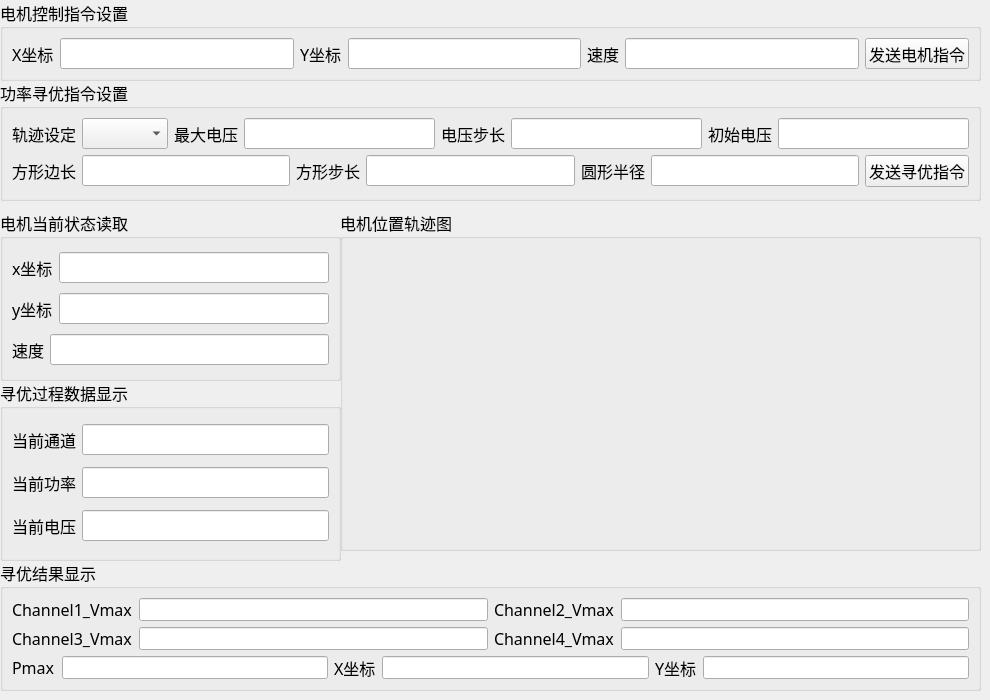
    <widget class="QWidget" name="tab_stm32">
     <attribute name="title">
      <string>接收STM32数据</string>
     </attribute>
     <widget class="QGroupBox" name="groupBox">
      <property name="geometry">
       <rect>
        <x>0</x>
        <y>0</y>
        <width>981</width>
        <height>81</height>
       </rect>
      </property>
      <property name="font">
       <font>
        <family>宋体</family>
        <pointsize>12</pointsize>
       </font>
      </property>
      <property name="title">
       <string>电机控制指令设置</string>
      </property>
      <layout class="QHBoxLayout" name="horizontalLayout_4">
       <item>
        <widget class="QLabel" name="label_13">
         <property name="text">
          <string>X坐标</string>
         </property>
        </widget>
       </item>
       <item>
        <widget class="QLineEdit" name="lineEdit_motor_x"/>
       </item>
       <item>
        <widget class="QLabel" name="label_14">
         <property name="text">
          <string>Y坐标</string>
         </property>
        </widget>
       </item>
       <item>
        <widget class="QLineEdit" name="lineEdit_motor_y"/>
       </item>
       <item>
        <widget class="QLabel" name="label_15">
         <property name="text">
          <string>速度</string>
         </property>
        </widget>
       </item>
       <item>
        <widget class="QLineEdit" name="lineEdit_motor_speed"/>
       </item>
       <item>
        <widget class="QPushButton" name="pushButton_motor_control">
         <property name="font">
          <font>
           <family>宋体</family>
           <pointsize>12</pointsize>
          </font>
         </property>
         <property name="text">
          <string>发送电机指令</string>
         </property>
        </widget>
       </item>
      </layout>
     </widget>
     <widget class="QGroupBox" name="groupBox_2">
      <property name="geometry">
       <rect>
        <x>0</x>
        <y>80</y>
        <width>981</width>
        <height>121</height>
       </rect>
      </property>
      <property name="font">
       <font>
        <family>宋体</family>
        <pointsize>12</pointsize>
       </font>
      </property>
      <property name="title">
       <string>功率寻优指令设置</string>
      </property>
      <layout class="QVBoxLayout" name="verticalLayout_14">
       <item>
        <layout class="QHBoxLayout" name="horizontalLayout_5">
         <item>
          <widget class="QLabel" name="label_16">
           <property name="text">
            <string>轨迹设定</string>
           </property>
          </widget>
         </item>
         <item>
          <widget class="QComboBox" name="comboBox_traj_type"/>
         </item>
         <item>
          <widget class="QLabel" name="label_10">
           <property name="text">
            <string>最大电压</string>
           </property>
          </widget>
         </item>
         <item>
          <widget class="QLineEdit" name="lineEdit_max_voltage"/>
         </item>
         <item>
          <widget class="QLabel" name="label_9">
           <property name="text">
            <string>电压步长</string>
           </property>
          </widget>
         </item>
         <item>
          <widget class="QLineEdit" name="lineEdit_voltage_step"/>
         </item>
         <item>
          <widget class="QLabel" name="label_26">
           <property name="text">
            <string>初始电压</string>
           </property>
          </widget>
         </item>
         <item>
          <widget class="QLineEdit" name="lineEdit_initial_voltage"/>
         </item>
        </layout>
       </item>
       <item>
        <layout class="QHBoxLayout" name="horizontalLayout_6">
         <item>
          <widget class="QLabel" name="label_11">
           <property name="text">
            <string>方形边长</string>
           </property>
          </widget>
         </item>
         <item>
          <widget class="QLineEdit" name="lineEdit_square_step_2"/>
         </item>
         <item>
          <widget class="QLabel" name="label_8">
           <property name="text">
            <string>方形步长</string>
           </property>
          </widget>
         </item>
         <item>
          <widget class="QLineEdit" name="lineEdit_square_step"/>
         </item>
         <item>
          <widget class="QLabel" name="label_7">
           <property name="text">
            <string>圆形半径</string>
           </property>
          </widget>
         </item>
         <item>
          <widget class="QLineEdit" name="lineEdit_circle_radius"/>
         </item>
         <item>
          <widget class="QPushButton" name="pushButton_find_optimal">
           <property name="font">
            <font>
             <family>宋体</family>
             <pointsize>12</pointsize>
            </font>
           </property>
           <property name="text">
            <string>发送寻优指令</string>
           </property>
          </widget>
         </item>
        </layout>
       </item>
      </layout>
     </widget>
     <widget class="QGroupBox" name="groupBox_7">
      <property name="geometry">
       <rect>
        <x>0</x>
        <y>380</y>
        <width>341</width>
        <height>181</height>
       </rect>
      </property>
      <property name="font">
       <font>
        <family>宋体</family>
        <pointsize>12</pointsize>
       </font>
      </property>
      <property name="title">
       <string>寻优过程数据显示</string>
      </property>
      <layout class="QVBoxLayout" name="verticalLayout_9">
       <item>
        <layout class="QHBoxLayout" name="horizontalLayout_2">
         <item>
          <widget class="QLabel" name="label_18">
           <property name="font">
            <font>
             <family>宋体</family>
             <pointsize>12</pointsize>
            </font>
           </property>
           <property name="text">
            <string>当前通道</string>
           </property>
          </widget>
         </item>
         <item>
          <widget class="QLineEdit" name="lineEdit_read_currentchannel"/>
         </item>
        </layout>
       </item>
       <item>
        <layout class="QHBoxLayout" name="horizontalLayout_14">
         <item>
          <widget class="QLabel" name="label_20">
           <property name="font">
            <font>
             <family>宋体</family>
             <pointsize>12</pointsize>
            </font>
           </property>
           <property name="text">
            <string>当前功率</string>
           </property>
          </widget>
         </item>
         <item>
          <widget class="QLineEdit" name="lineEdit_read_currentpower"/>
         </item>
        </layout>
       </item>
       <item>
        <layout class="QHBoxLayout" name="horizontalLayout_3">
         <item>
          <widget class="QLabel" name="label_19">
           <property name="font">
            <font>
             <family>宋体</family>
             <pointsize>12</pointsize>
            </font>
           </property>
           <property name="text">
            <string>当前电压</string>
           </property>
          </widget>
         </item>
         <item>
          <widget class="QLineEdit" name="lineEdit_read_currentvoltage"/>
         </item>
        </layout>
       </item>
      </layout>
     </widget>
     <widget class="QGroupBox" name="groupBox_chart">
      <property name="geometry">
       <rect>
        <x>340</x>
        <y>210</y>
        <width>641</width>
        <height>341</height>
       </rect>
      </property>
      <property name="font">
       <font>
        <family>宋体</family>
        <pointsize>12</pointsize>
       </font>
      </property>
      <property name="title">
       <string>电机位置轨迹图</string>
      </property>
      <layout class="QHBoxLayout" name="horizontalLayout_26">
       <item>
        <widget class="QWidget" name="widget_chart" native="true"/>
       </item>
      </layout>
     </widget>
     <widget class="QGroupBox" name="groupBox_6">
      <property name="geometry">
       <rect>
        <x>0</x>
        <y>560</y>
        <width>981</width>
        <height>131</height>
       </rect>
      </property>
      <property name="font">
       <font>
        <family>宋体</family>
        <pointsize>12</pointsize>
       </font>
      </property>
      <property name="title">
       <string>寻优结果显示</string>
      </property>
      <layout class="QVBoxLayout" name="verticalLayout_3">
       <item>
        <layout class="QHBoxLayout" name="horizontalLayout_15">
         <item>
          <widget class="QLabel" name="label_21">
           <property name="font">
            <font>
             <family>宋体</family>
             <pointsize>12</pointsize>
            </font>
           </property>
           <property name="text">
            <string>Channel1_Vmax</string>
           </property>
          </widget>
         </item>
         <item>
          <widget class="QLineEdit" name="lineEdit_read_channel1voltagemax"/>
         </item>
         <item>
          <widget class="QLabel" name="label_22">
           <property name="font">
            <font>
             <family>宋体</family>
             <pointsize>12</pointsize>
            </font>
           </property>
           <property name="text">
            <string>Channel2_Vmax</string>
           </property>
          </widget>
         </item>
         <item>
          <widget class="QLineEdit" name="lineEdit_read_channel2voltagemax"/>
         </item>
        </layout>
       </item>
       <item>
        <layout class="QHBoxLayout" name="horizontalLayout_16">
         <item>
          <widget class="QLabel" name="label_23">
           <property name="font">
            <font>
             <family>宋体</family>
             <pointsize>12</pointsize>
            </font>
           </property>
           <property name="text">
            <string>Channel3_Vmax</string>
           </property>
          </widget>
         </item>
         <item>
          <widget class="QLineEdit" name="lineEdit_read_channel3voltagemax"/>
         </item>
         <item>
          <widget class="QLabel" name="label_24">
           <property name="font">
            <font>
             <family>宋体</family>
             <pointsize>12</pointsize>
            </font>
           </property>
           <property name="text">
            <string>Channel4_Vmax</string>
           </property>
          </widget>
         </item>
         <item>
          <widget class="QLineEdit" name="lineEdit_read_channel4voltagemax"/>
         </item>
        </layout>
       </item>
       <item>
        <layout class="QHBoxLayout" name="horizontalLayout_17">
         <item>
          <widget class="QLabel" name="label_25">
           <property name="font">
            <font>
             <family>宋体</family>
             <pointsize>12</pointsize>
            </font>
           </property>
           <property name="text">
            <string>Pmax</string>
           </property>
          </widget>
         </item>
         <item>
          <widget class="QLineEdit" name="lineEdit_read_powermax"/>
         </item>
         <item>
          <widget class="QLabel" name="label_41">
           <property name="font">
            <font>
             <family>宋体</family>
             <pointsize>12</pointsize>
            </font>
           </property>
           <property name="text">
            <string>X坐标</string>
           </property>
          </widget>
         </item>
         <item>
          <widget class="QLineEdit" name="lineEdit_opt_motor_x"/>
         </item>
         <item>
          <widget class="QLabel" name="label_52">
           <property name="font">
            <font>
             <family>宋体</family>
             <pointsize>12</pointsize>
            </font>
           </property>
           <property name="text">
            <string>Y坐标</string>
           </property>
          </widget>
         </item>
         <item>
          <widget class="QLineEdit" name="lineEdit_opt_motor_y">
           <property name="text">
            <string/>
           </property>
          </widget>
         </item>
        </layout>
       </item>
      </layout>
     </widget>
     <widget class="QGroupBox" name="groupBox_5">
      <property name="geometry">
       <rect>
        <x>0</x>
        <y>210</y>
        <width>341</width>
        <height>171</height>
       </rect>
      </property>
      <property name="font">
       <font>
        <family>宋体</family>
        <pointsize>12</pointsize>
       </font>
      </property>
      <property name="title">
       <string>电机当前状态读取</string>
      </property>
      <layout class="QVBoxLayout" name="verticalLayout">
       <item>
        <layout class="QHBoxLayout" name="horizontalLayout_12">
         <item>
          <widget class="QLabel" name="label_6">
           <property name="font">
            <font>
             <family>宋体</family>
             <pointsize>12</pointsize>
            </font>
           </property>
           <property name="text">
            <string>x坐标</string>
           </property>
          </widget>
         </item>
         <item>
          <widget class="QLineEdit" name="lineEdit_read_motor_x"/>
         </item>
        </layout>
       </item>
       <item>
        <layout class="QHBoxLayout" name="horizontalLayout_13">
         <item>
          <widget class="QLabel" name="label_12">
           <property name="font">
            <font>
             <family>宋体</family>
             <pointsize>12</pointsize>
            </font>
           </property>
           <property name="text">
            <string>y坐标</string>
           </property>
          </widget>
         </item>
         <item>
          <widget class="QLineEdit" name="lineEdit_read_motor_y"/>
         </item>
        </layout>
       </item>
       <item>
        <layout class="QHBoxLayout" name="horizontalLayout_19">
         <item>
          <widget class="QLabel" name="label_17">
           <property name="font">
            <font>
             <family>宋体</family>
             <pointsize>12</pointsize>
             <bold>false</bold>
            </font>
           </property>
           <property name="text">
            <string>速度</string>
           </property>
          </widget>
         </item>
         <item>
          <widget class="QLineEdit" name="lineEdit_read_motor_speed"/>
         </item>
        </layout>
       </item>
      </layout>
     </widget>
    </widget>
